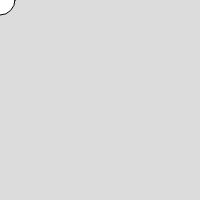
Frame 1 (no input)
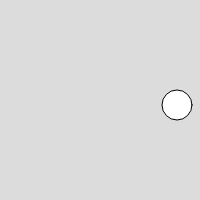
Frame 60 (no input)
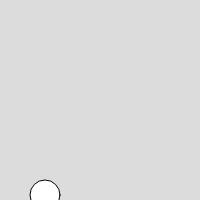
Frame 120 (the mouse pressed at the canvas centre since frame 60)

The p5.js sketch that drew these frames (run headless with seeded random() and noise() and a simulated clock; from frame 60 on, the mouse is pressed at the canvas centre):

// p5.js sketch
// ── sketch.js
let x = 0;
let y = 0;
let canvasBase = 200;
let velocityX = 3;
let velocityY = 5;

function setup() {
  createCanvas(canvasBase, canvasBase);
}

function draw() {
  background(220);

  circle(x, y, 30);
  x += velocityX;
  y += velocityY;

  if (x <= 0 || x >= 200) {
    velocityX = -velocityX;
  }
  if (y <= 0 || y >= 200) {
    velocityY = -velocityY;
  }
}
